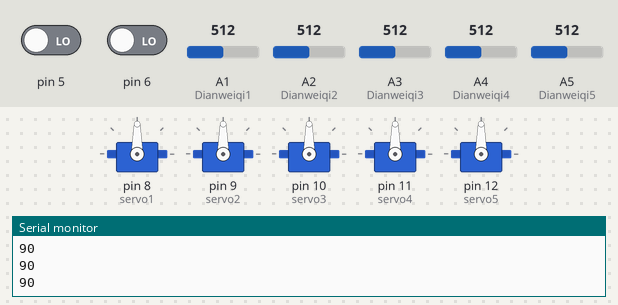
Bench run of a sketch on a simulated Arduino Uno, built with avr-gcc and run on an emulated ATmega328P. Shown: 5 × servo, the last lines printed to the serial monitor. Inputs (shaded band) come from the test bench; at power-on: A1 (Dianweiqi1) = 512, A2 (Dianweiqi2) = 512, A3 (Dianweiqi3) = 512, A4 (Dianweiqi4) = 512, A5 (Dianweiqi5) = 512, pin 6 LOW, pin 5 LOW.

Above: at 1.2 s.
1.3 s: A1 (Dianweiqi1) set to 716
At 2.1 s:
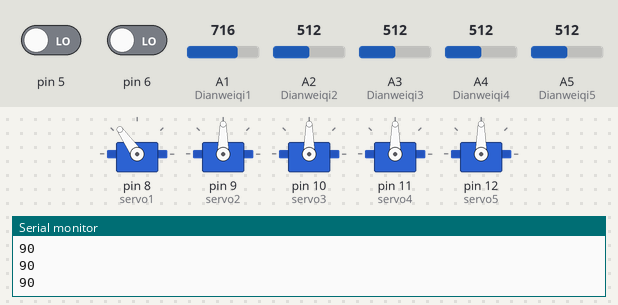
3.0 s: A2 (Dianweiqi2) set to 306
At 3.7 s:
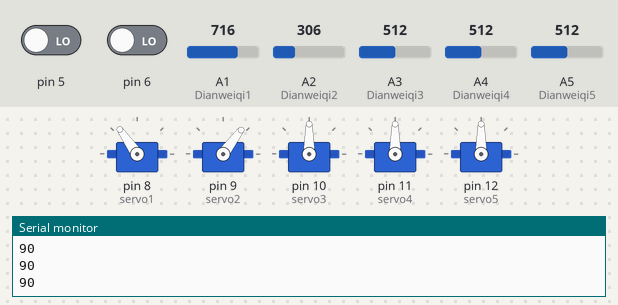
4.5 s: A3 (Dianweiqi3) set to 992
At 5.2 s:
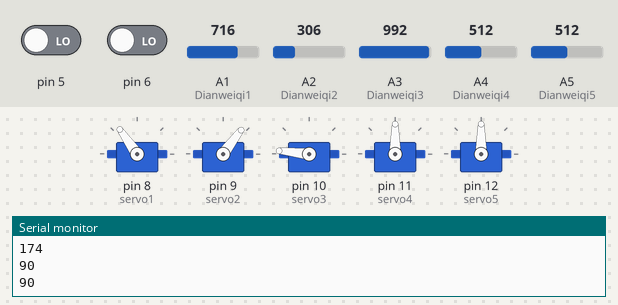
6.0 s: A4 (Dianweiqi4) set to 30
At 6.8 s:
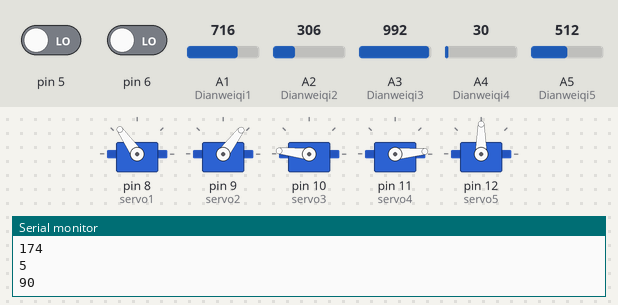
7.5 s: A5 (Dianweiqi5) set to 716
At 8.3 s:
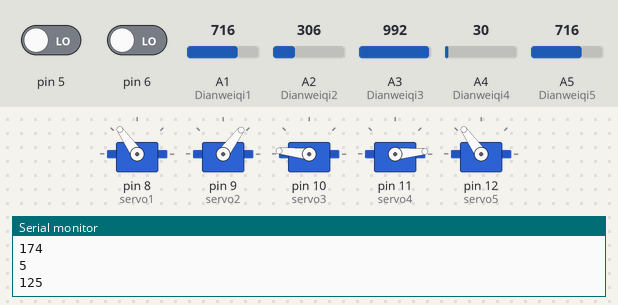
9.0 s: pin 6 driven HIGH
At 9.8 s:
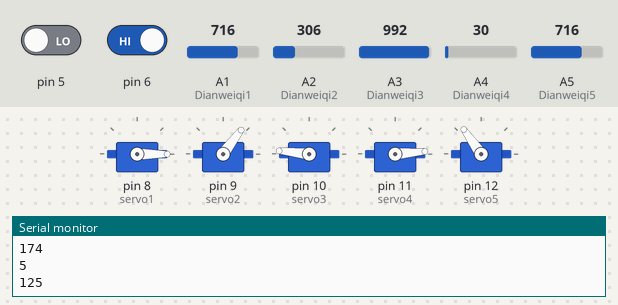
Timing chart, 0 to 18.0 s (numbered marks = the images above; inputs shaded):
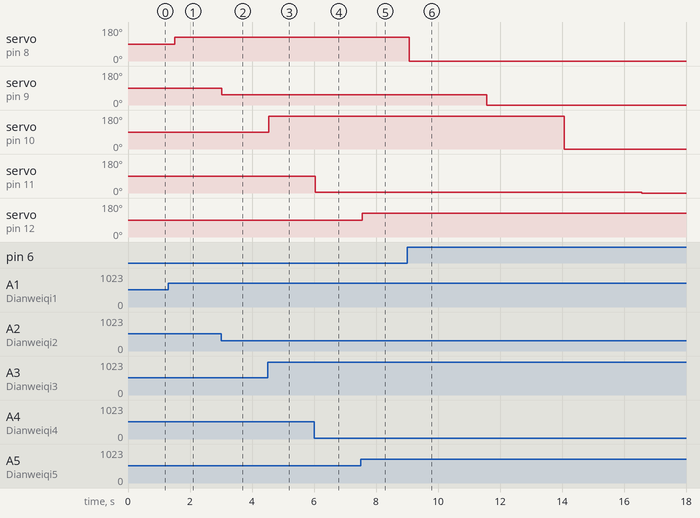

Measured:
- after the input at 1.3 s, servo on pin 8 (servo1): 90° → 125° after 0.21 s
- after the input at 3.0 s, servo on pin 9 (servo2): 90° → 53° at once
- after the input at 4.5 s, servo on pin 10 (servo3): 90° → 174° at once
- after the input at 6.0 s, servo on pin 11 (servo4): 90° → 5° after 0.05 s
- after the input at 7.5 s, servo on pin 12 (servo5): 90° → 125° after 0.06 s
- after the input at 9.0 s, servo on pin 8 (servo1): 125° → 0° after 0.07 s; servo on pin 9 (servo2): 53° → 0° after 2.6 s; servo on pin 10 (servo3): 174° → 0° after 5.1 s; servo on pin 11 (servo4): 5° → 0° after 7.6 s

The sketch:

_________.ino
```cpp
#include <Servo.h>
Servo servo1;
Servo servo2;
Servo servo3;
Servo servo4;
Servo servo5;

const int a=10;//动作组存储上限
int myInts1[a];//存储动作组的数组
int i1=0;//动作组的个数

const int b=10;
int myInts2[b];
int i2=0;

const int c=10;
int myInts3[c];
int i3=0;

const int d=10;
int myInts4[d];
int i4=0;

const int e=10;
int myInts5[e];
int i5=0;


int pos1=0;
int pos2=0;
int pos3=0;
int pos4=0;
int pos5=0;
const int Dianweiqi1 = A1;//定义电位器1接A引脚
const int Dianweiqi2 = A2;//定义电位器2引脚
const int Dianweiqi3 = A3;
const int Dianweiqi4 = A4;
const int Dianweiqi5 = A5;

void setup(){
  Serial.begin(9600);
  pinMode(6,INPUT);//按键执行动作组
  pinMode(5,INPUT);//按键存储角度
  pinMode(Dianweiqi1,INPUT);//定义电位器输入
  servo1.attach(8);
  servo2.attach(9);
  servo3.attach(10);
  servo4.attach(11);
  servo5.attach(12);
}

void loop(){
  int v = analogRead(Dianweiqi1);
  int w = analogRead(Dianweiqi2);
  int x = analogRead(Dianweiqi3);
  int y = analogRead(Dianweiqi4);
  int z = analogRead(Dianweiqi5);

  pos1 = map(v,0,1023,0,180);
  Serial.println(pos1);
  servo1.write(pos1);

  pos2 = map(w,0,1023,0,180);
  Serial.println(pos2);
  servo2.write(pos2);

  pos3 = map(x,0,1023,0,180);
  Serial.println(pos3);
  servo3.write(pos3);

  pos4 = map(y,0,1023,0,180);
  Serial.println(pos4);
  servo4.write(pos4);

  pos5 = map(z,0,1023,0,180);
  Serial.println(pos5);
  servo5.write(pos5);
  delay(250);


  if(digitalRead(5) == HIGH)
  {
    myInts1[i1] = pos1;
    i1++;
    myInts2[i2] = pos2;
    i2++;
    myInts3[i3] = pos3;
    i3++;
    myInts4[i4] = pos4;
    i4++;
    myInts5[i5] = pos5;
    i5++;
    delay(100);
    }
      if(digitalRead(6) == HIGH)//按键后这里执行数组里面存储的动作组
  {
    for(i1=0; i1<a; i1++)
    {
      pos1 = myInts1[i1];
      servo1.write(pos1);
      delay(250);
    }

    for(i2=0; i2<b; i2++)
    {
      pos2 = myInts2[i2];
      servo2.write(pos2);
      delay(250);
    }
        for(i3=0; i3<c; i3++)
    {
      pos3 = myInts3[i3];
      servo3.write(pos3);
      delay(250);
    }
        for(i4=0; i4<d; i4++)
    {
      pos4 = myInts4[i4];
      servo4.write(pos4);
      delay(250);
    }
        for(i5=0; i5<e; i5++)
    {
      pos5 = myInts5[i5];
      servo5.write(pos5);
      delay(250);
    }
    }
}
```
